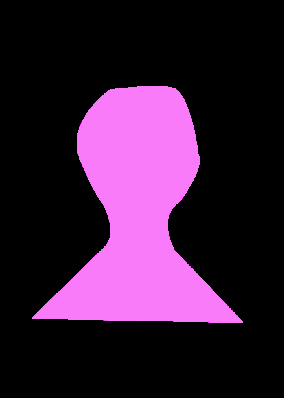
#> input picture python/照片换装/1.png, 284 x 398 px
$ python coverimgs.py
#> lines starting #> are read from the running program, lines starting #| are printed output that depends on the picture; after the words box and inside, x2 and y2 are one past the last pixel; in counts of white or black regions, pixels touching at a corner belong together
import cv2
import numpy as np

# 取最短线所在的区域
# 纵向遍历竖线交点为4个，里面两个交点所在的范围内
def getShortestLineArea(img):
	sp=img.shape
	height=sp[0]
	width=sp[1]
	count = 0
	y1 = y2 = y3 = y4 = 0

	ptStart = (60, 60)
	ptEnd = (260, 260)
	point_color = (0, 255, 0) # BGR
	thickness = 1
	lineType = 1

	# 记录上一个像素点是否在粉色头像图片上 默认初始不在上面
	lastposition = False
	newposition = False
	for xw in range(width):
		count = 0
		for yh in range(height):
			color_d=img[yh,xw]
			# 判断是否在粉色头像上
			if(color_d[3] == 255):
				newposition = True
			else:
				newposition = False
			# 判断是否为线条交界处
			if (newposition and (not lastposition) ) or ( (not newposition) and lastposition):
				count += 1
				if count == 2:
					y2 = yh
				elif count == 3:
					y3 = yh
				elif count == 4:
					return xw,y2, y3

			# 记录上一次是否在头像上
			lastposition = newposition

# 取最短线位置，返回坐标点
def getShortestLineposition(img, x, y1, y2):
	sp=img.shape
	height=sp[0]
	width=sp[1]

	y = 0
	xl = xr = 0
	x_left = x_right = 0
	shortest = width
	lastposition = False
	newposition = False
	for yh in range(y1, y2):
		count = 0
		for xw in range(x , width):
			color_d=img[yh,xw]
			# 判断是否在粉色头像上
			if(color_d[3] == 255):
				newposition = True
			else:
				newposition = False
			# 判断是否为线条交界处
			if (newposition and (not lastposition) ) or ( (not newposition) and lastposition):
				count += 1
				if count == 1:
					xl = xw
				elif count == 2:
					xr = xw
					# 判断是否为最短线条
					if shortest > (xr - xl):
						shortest = xr - xl
						x_left = xl
						x_right = xr - 1
						y = yh
			# 记录上一次是否在头像上
			lastposition = newposition

	return x_left,x_right, y

# 删除多余部分
def delExtraPart(img, xl, xr, y):
	sp=img.shape
	height=sp[0]
	width=sp[1]
	for yh in range(y, height):
		for xw in range(0 , width):
			color_d=img[yh,xw]
			if (xw < xl or xw > xr):
				img[yh,xw] = [0,0,0,0]

def getTwoHightestPoint2(img):
	sp=img.shape
	height=sp[0]
	width=sp[1]

	count = 0
	x1 = x2 = x3 = x4 = 0

	point_color = (0, 255, 0) # BGR
	thickness = 1
	lineType = 1

	# 记录上一个像素点是否在粉色头像图片上 默认初始不在上面
	lastposition = False
	newposition = False
	for yh in range(height):
		count = 0
		for xw in range(width):
			color_d=img[yh,xw]
			if(color_d[3] == 255):
				newposition = True
			else:
				newposition = False
			if (newposition and (not lastposition) ) or ( (not newposition) and lastposition):
				count += 1
				if count == 2:
					x2 = xw
				elif count == 3:
					x3 = xw
				elif count == 4:
					return x2,x3, yh-1
			# 记录上一次是否在头像上
			lastposition = newposition

# 覆盖图片
def coverImgs(img, imgs,x1,y1,x2,y2):
	sp=img.shape
	h1=sp[0]
	w1=sp[1]

	sp=imgs.shape
	h2=sp[0]
	w2=sp[1]

	x_begin = x_end = 0
	y_end = 0

	# 获取覆盖边界，以免超过图片范围
	if w2 - x2 > w1 - x1:
		x_end = w1
	else:
		x_end = w1 - ((w1 - x1) - (w2 - x2))

	if x2 > x1:
		x_begin = 0
	else:
		x_begin = (x1) - (x2)

	if h2 - y2 > h1 - y1:
		y_end = h1
	else:
		y_end = h1 - ((h1 - y1) - (h2 - y2))

	for yh in range(y1, y_end):
		for xw in range(x_begin, x_end):
			# 将不为透明的点覆盖到对应位置
			if(imgs[(yh - y1) + y2, (xw - x1) + x2][3] == 255):
				img[yh,xw] = imgs[(yh - y1) + y2, (xw - x1) + x2]

if __name__=="__main__":
	# 读取图层
	img = cv2.imread('1.png', cv2.IMREAD_UNCHANGED)
#> img is the input picture: shape (398, 284, 4); mean B, G, R, A 55.7, 27.5, 55.7, 55.7
	img2 = cv2.imread('2.png', cv2.IMREAD_UNCHANGED)
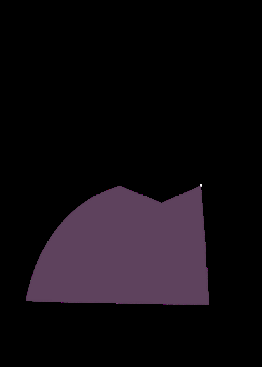
#> input picture python/照片换装/2.png, 262 x 367 px
#> img2 is the input picture: shape (367, 262, 4); mean B, G, R, A 16.7, 11.8, 16.9, 44.4

	# 取最短线所在的区域
	x,y1,y2 = getShortestLineArea(img)
#> x = 78; y1 = 150; y2 = 275
	# 取最短线位置，返回坐标点
	xl,xr,y = getShortestLineposition(img,x,y1,y2)
#> after the loop in getShortestLineposition, `for yh in range(y1, y2):`: shortest = 55; x_left = 112; x_right = 166; y = 226
#> xl = 112; xr = 166; y = 226
	# 删除多余部分
	delExtraPart(img,xl,xr,y)
#> after the loop in delExtraPart, `for yh in range(y, height):`:
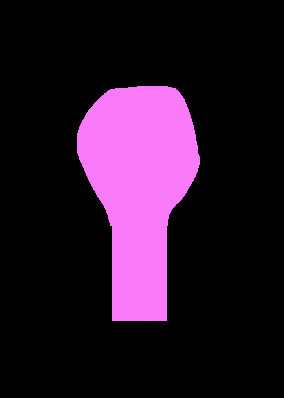
#> img: shape (398, 284, 4); 5.75% of pixels changed, all inside (x1, y1, x2, y2) = (32, 226, 243, 323)

	# 处理img2
	x2,x3,y0 = getTwoHightestPoint2(img2)
#> x2 = 125; x3 = 196; y0 = 188

	# 缩放比例
	rate = float((xr-xl)/(x3-x2))
#> rate = 0.761
	img2 = cv2.resize(img2, (0, 0), fx=rate, fy=1, interpolation=cv2.INTER_NEAREST)
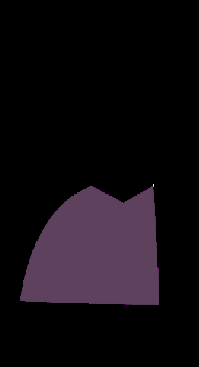
#> img2: shape (367, 199, 4); mean B, G, R, A 16.7, 11.8, 16.9, 44.5

	# 覆盖
	img_bak = img.copy()
	coverImgs(img, img2,xl,y,int(x2 * rate),y0)
#> in coverImgs, `x_end = w1 - ((w1 - x1) - (w2 - x2))`: x_end = 216
#> in coverImgs, `x_begin = (x1) - (x2)`: x_begin = 17
#> after the loop in coverImgs, `for yh in range(y1, y_end):`:
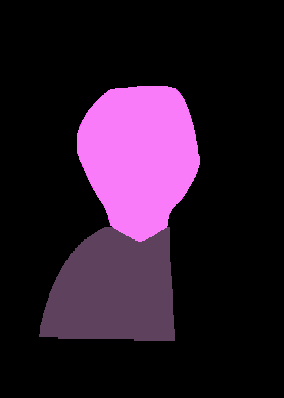
#> img: shape (398, 284, 4); 10.84% of pixels changed, all inside (x1, y1, x2, y2) = (39, 227, 175, 341)

	cv2.imshow("result",img)
	cv2.waitKey(0)
